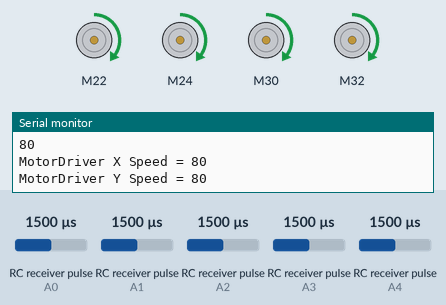
The program below on a simulated Arduino Mega 2560, built with avr-gcc and run on an emulated ATmega2560. Parts: 4 × DC motor (green arrow = forward, orange = backward, longer = faster), the last lines printed to the serial monitor. Wiring (inferred from the names in the program): 5 × RC receiver channel: data A0 / data A1 / data A2 / data A3 / data A4. Inputs (shaded band) come from the test bench; at power-on: RC receiver pulse (sensors on A1, A0, A2, A3, A4) 1500 µs.

Above: at 3.2 s.
3.3 s: RC receiver pulse (sensor on A1) set to 1020 µs
At 3.9 s:
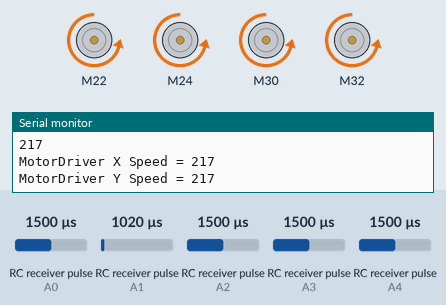
4.9 s: RC receiver pulse (sensor on A0) set to 1020 µs
At 6.2 s:
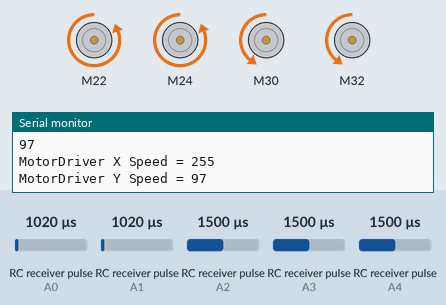
6.5 s: RC receiver pulse (sensor on A2) set to 1020 µs
At 7.2 s:
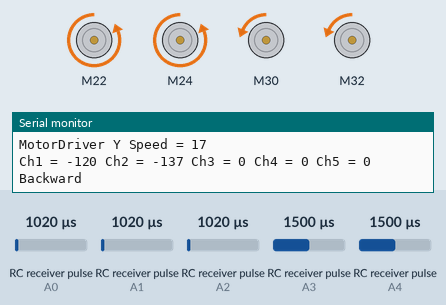
8.1 s: RC receiver pulse (sensor on A0) set to 1250 µs
At 9.3 s:
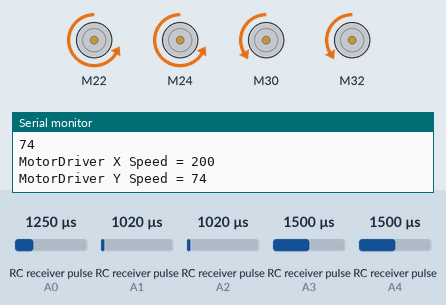
9.6 s: RC receiver pulse (sensor on A1) set to 1250 µs
At 10.3 s:
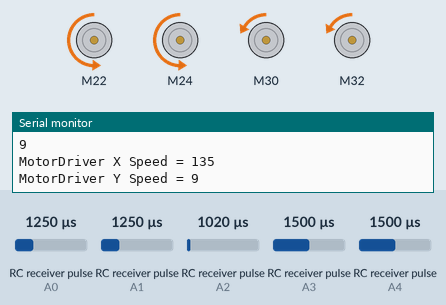
11.2 s: RC receiver pulse (sensor on A0) set to 1500 µs
At 11.44 s:
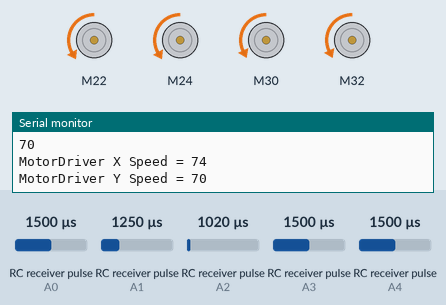
Timing chart, 0 to 15.2 s (numbered marks = the images above; inputs shaded):
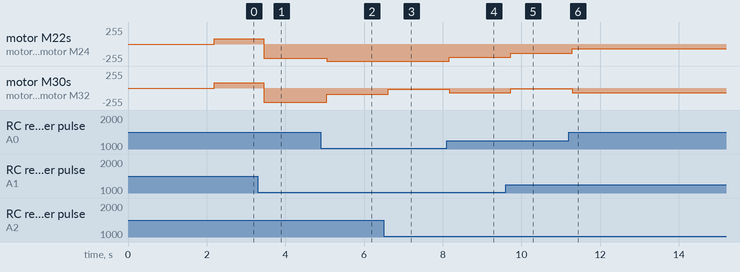

Measured:
- after the input at 3.3 s, motor M22, motor M24, motor M30, motor M32: forward 80/255 → backward 217/255 after 0.15 s
- after the input at 4.9 s, motor M22, motor M24: backward 217/255 → backward 255/255 after 0.15 s; motor M30, motor M32: backward 217/255 → backward 97/255 after 0.15 s
- after the input at 6.5 s, motor M30, motor M32: backward 97/255 → backward 17/255 after 0.11 s
- after the input at 8.1 s, motor M22, motor M24: backward 255/255 → backward 200/255 after 0.07 s; motor M30, motor M32: backward 17/255 → backward 74/255 after 0.07 s
- after the input at 9.6 s, motor M22, motor M24: backward 200/255 → backward 135/255 after 0.13 s; motor M30, motor M32: backward 74/255 → backward 9/255 after 0.13 s
- after the input at 11.2 s, motor M22, motor M24: alternates backward 74/255 for 0.12 s and backward 72/255 for 0.10 s, starting after 0.09 s; motor M30, motor M32: alternates backward 72/255 for 0.10 s and backward 70/255 for 0.12 s, starting after 0.09 s

The program:

main.cpp
```cpp
# include <Arduino.h>
# include <SparkFun_TB6612.h>

// Channel Pin-Map
#define CH1 A0
#define CH2 A1
#define CH3 A2
#define CH4 A3
#define CH5 A4

#define XAIN1 22
#define XBIN1 24
#define XAIN2 26
#define XBIN2 28
#define XPWMA 5
#define XPWMB 6
#define XSTBY 7


#define YAIN1 30
#define YBIN1 32
#define YAIN2 34
#define YBIN2 36
#define YPWMA 2
#define YPWMB 3
#define YSTBY 4

const int xoffsetA = 1;
const int xoffsetB = 1;

const int yoffsetA = 1;
const int yoffsetB = 1;

int speedCar = 255;     // 50 - 255.
int speed_Coeff = 2;

// Channel Values

int rcCH1 = 0; // Left - Right
int rcCH2 = 0; // Forward - Reverse
int rcCH3 = 0; // Acceleration
int rcCH4 = 0; //
int rcCH5 = 0; // knob/sweep

char state = NULL; //Serial debugging

Motor xmotor1 = Motor(XAIN1, XAIN2, XPWMA, xoffsetA, XSTBY);
Motor xmotor2 = Motor(XBIN1, XBIN2, XPWMB, xoffsetB, XSTBY);

Motor ymotor1 = Motor(YAIN1, YAIN2, YPWMA, yoffsetA, YSTBY);
Motor ymotor2 = Motor(YBIN1, YBIN2, YPWMB, yoffsetB, YSTBY);

// Motor Speed Values - Start at zero for driver X
int MotorSpeedX = 0;
int MotorSpeedY = 0;

// Motor Direction Values - 0 = backward, 1 = forward for driver Y
int MotorDirX = 1;
int MotorDirY = 1;


// Control MotorDriver X
void mControlX(int mspeed, int mdir) {

  // Determine direction
  if (mdir == 0) {
    // Motor backward
//    Serial.print("Going Back X | Motor Speed: ");
    back(xmotor1, xmotor2, -mspeed);
    Serial.println(mspeed);

  } else {
    // Motor forward
//    Serial.println("Going Ahead X | Motor Speed: ");
    forward(xmotor1, xmotor2, mspeed);
    Serial.println(mspeed);
  }

}

// Control MotorDriver Y
void mControlY(int mspeed, int mdir) {

  // Determine direction
  if (mdir == 0) {
    // Motor backward
//    Serial.println("Going Back Y | Motor Speed: ");
    back(ymotor1, ymotor2, -mspeed);
    Serial.println(mspeed);

  } else {
    // Motor forward
//    Serial.println("Going Ahead Y | Motor Speed: ");
    forward(ymotor1, ymotor2, mspeed);
    Serial.println(mspeed);
  }

}

// Read the number of a given channel and convert to the range provided.
// If the channel is off, return the default value
int readChannel(byte channelInput, int minLimit, int maxLimit, int defaultValue) {
   int ch = pulseIn(channelInput, HIGH, 30000);
  if (ch < 100) return defaultValue;
  return map(ch, 1000, 2000, minLimit, maxLimit);
}

// Read the channel and return a boolean value
bool readSwitch(byte channelInput, bool defaultValue) {
  int intDefaultValue = (defaultValue) ? 100 : 0;
  int ch = readChannel(channelInput, 0, 100, intDefaultValue);
  return (ch > 50);
}

void setup(){

  // Start serial monitor for debugging
  Serial.begin(115200);

  // Set all the motor control pins to outputs

  pinMode(XPWMA, OUTPUT);
  pinMode(XPWMB, OUTPUT);
  pinMode(XAIN1, OUTPUT);
  pinMode(XAIN2, OUTPUT);
  pinMode(XBIN1, OUTPUT);
  pinMode(XBIN2, OUTPUT);
  pinMode(XSTBY, OUTPUT);

  pinMode(YPWMA, OUTPUT);
  pinMode(YPWMB, OUTPUT);
  pinMode(YAIN1, OUTPUT);
  pinMode(YAIN2, OUTPUT);
  pinMode(YBIN1, OUTPUT);
  pinMode(YBIN2, OUTPUT);
  pinMode(YSTBY, OUTPUT);

  pinMode(CH1, INPUT);
  pinMode(CH2, INPUT);
  pinMode(CH3, INPUT);
  pinMode(CH4, INPUT);
  pinMode(CH5, INPUT);

  rcCH1 = map(readChannel(CH1, -100, 100, 0), -80, 80, -100, 100);
  rcCH2 = map(readChannel(CH2, -100, 100, 0), -70, 70, -100, 100);
  rcCH3 = constrain(map(readChannel(CH3, 0, 155, 0), 20, 130, 0, 155), 0, 255);
  rcCH5 = readChannel(CH5, -100, 100, 0);
  rcCH4 = map(readChannel(CH4, -100, 100, 0), -80, 80, -100, 100);

  // Set LED pin as output


  // Keep motors on standby for two seconds & flash LED
  digitalWrite(XSTBY, LOW);
//  digitalWrite(carLED, HIGH);
  delay (1000);
//  digitalWrite(carLED, LOW);
  delay (1000);
  digitalWrite(YSTBY, HIGH);

}

void loop() {

  // Get RC channel values
  rcCH1 = map(readChannel(CH1, -100, 100, 0), -80, 80, -100, 100);
  rcCH2 = map(readChannel(CH2, -100, 100, 0), -70, 70, -100, 100);
  rcCH3 = constrain(map(readChannel(CH3, 0, 155, 0), 20, 130, 0, 155), 0, 255);
  rcCH5 = readChannel(CH5, -100, 100, 0);
  rcCH4 = map(readChannel(CH4, -100, 100, 0), -80, 80, -100, 100);

  // Print values to serial monitor for debugging
  Serial.print("Ch1 = ");
  Serial.print(rcCH1);

  Serial.print(" Ch2 = ");
  Serial.print(rcCH2);

  Serial.print(" Ch3 = ");
  Serial.print(rcCH3);

  Serial.print(" Ch4 = ");
  Serial.print(rcCH4);

  Serial.print(" Ch5 = ");
  Serial.println(rcCH5);

  // Set speeds with channel 3 value
  MotorSpeedX = rcCH3;
  MotorSpeedY = rcCH3;

  // Set Mode with channel 6 value

    // Normal Mode

    // Turn off LED
//    digitalWrite(carLED, LOW);

    // Set forward/backward direction with channel 2 value
    if (rcCH2 >= 0) {
      //Forward
      MotorDirX = 1;
      MotorDirY = 1;
      Serial.println("Forward");
      delay(20);
    } else {
      //Backward
      MotorDirX = 0;
      MotorDirY = 0;
      Serial.println("Backward");
      delay(20);
    }

    // Add channel 2 speed
    MotorSpeedX = MotorSpeedX + abs(rcCH2);
    MotorSpeedY = MotorSpeedY + abs(rcCH2);

    // Set left/right offset with channel 1 value
    MotorSpeedX = MotorSpeedX - rcCH1;
    MotorSpeedY = MotorSpeedY + rcCH1;


  // Ensure that speeds are between 0 and 255
  MotorSpeedX = constrain(MotorSpeedX, 0, 255);
  MotorSpeedY = constrain(MotorSpeedY, 0, 255);

  //Drive Motors
  Serial.println("Driving Motors");
  mControlX(MotorSpeedX, MotorDirX);
  mControlY(MotorSpeedY, MotorDirY);

  // Print speed values to serial monitor for debugging
  Serial.print("MotorDriver X Speed = ");
  Serial.println(MotorSpeedX);
  Serial.print("MotorDriver Y Speed = ");
  Serial.println(MotorSpeedY);

  // Slight delay
  delay(50);

}
```
